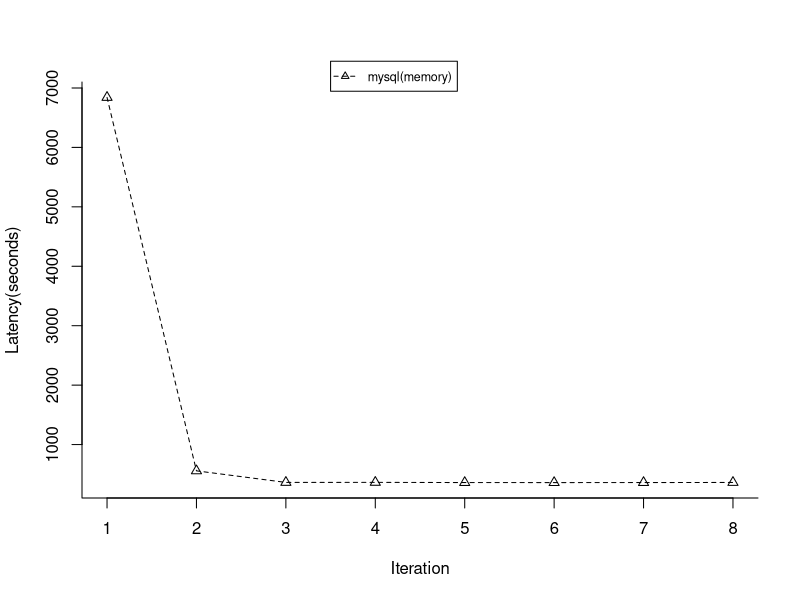

The R source for this figure:
set.seed(1) # just to get the same random numbers
par(xpd=FALSE) # this is usually the default

mm_mysql_db = read.csv(file = "mmysql_log_with_swaping_results.csv", header =  F);

plot(mm_mysql_db$V2, mm_mysql_db$V4, type="o", col="black", pch=2, lty=2, bty='L', ylab="Latency(seconds)" , xlab ="Iteration" )


par(xpd=TRUE)
legend(3.5, 7450, legend=c("mysql(memory)"),
       col=c("black"), pch =c(2) , lty=c(2) , cex=0.75, horiz = T)
